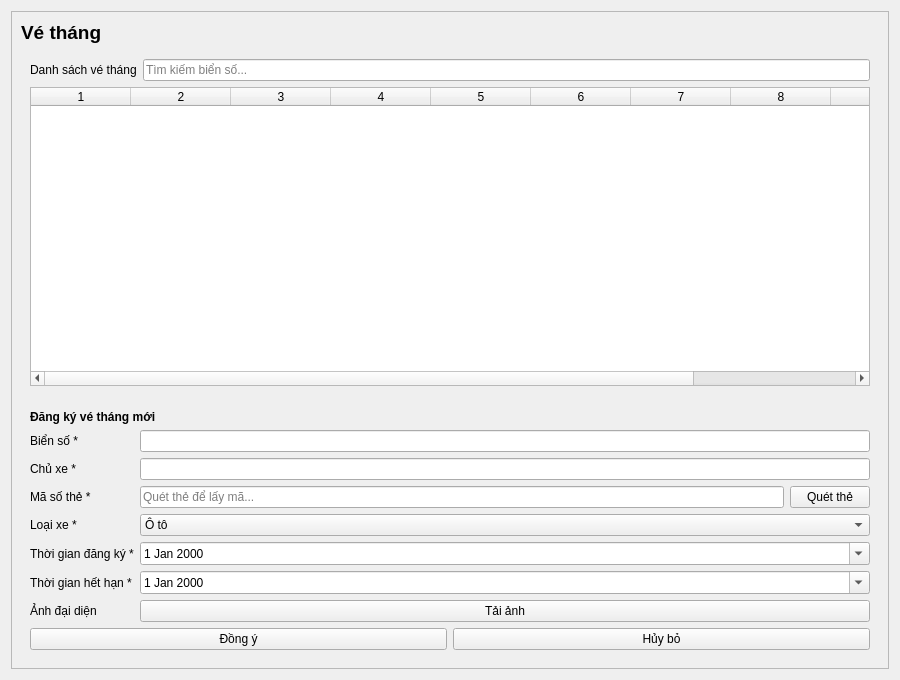
<?xml version="1.0" encoding="UTF-8"?>
<ui version="4.0">
 <class>MonthlyPage</class>
 <widget class="QWidget" name="MonthlyPage">
  <property name="geometry">
   <rect>
    <x>0</x>
    <y>0</y>
    <width>900</width>
    <height>680</height>
   </rect>
  </property>
  <layout class="QVBoxLayout" name="verticalLayout">
   <item>
    <widget class="QScrollArea" name="scrollArea">
     <property name="widgetResizable"><bool>true</bool></property>
     <widget class="QWidget" name="scrollAreaWidgetContents">
      <property name="geometry">
       <rect>
        <x>0</x>
        <y>0</y>
        <width>900</width>
        <height>680</height>
       </rect>
      </property>
      <layout class="QVBoxLayout" name="scrollAreaLayout">
       <item>
        <widget class="QLabel" name="lblTitle">
         <property name="text"><string>Vé tháng</string></property>
         <property name="styleSheet"><string>font-weight:600; font-size:14pt;</string></property>
        </widget>
       </item>
       <!-- Overview: table -->
       <item>
        <widget class="QWidget" name="overviewArea">
         <layout class="QVBoxLayout" name="verticalLayout_overview">
          <item>
           <layout class="QHBoxLayout" name="horizontal_overviewHeader">
            <item>
             <widget class="QLabel" name="lblOverviewTitle">
              <property name="text"><string>Danh sách vé tháng</string></property>
             </widget>
            </item>
            <item>
             <widget class="QLineEdit" name="monthlySearch">
              <property name="placeholderText"><string>Tìm kiếm biển số...</string></property>
             </widget>
            </item>
           </layout>
          </item>
          <item>
           <widget class="QTableWidget" name="monthlyTable">
            <property name="columnCount"><number>10</number></property>
           </widget>
          </item>
         </layout>
        </widget>
       </item>
       <!-- Register form -->
       <item>
        <widget class="QWidget" name="registerArea">
         <layout class="QVBoxLayout" name="verticalLayout_register">
          <item>
           <widget class="QLabel" name="lblRegisterTitle">
            <property name="text"><string>Đăng ký vé tháng mới</string></property>
            <property name="styleSheet"><string>font-weight:600;</string></property>
           </widget>
          </item>
          <item>
           <layout class="QGridLayout" name="gridLayout_register">
            <item row="0" column="0">
             <widget class="QLabel" name="lblNewPlate"><property name="text"><string>Biển số *</string></property></widget>
            </item>
            <item row="0" column="1">
             <widget class="QLineEdit" name="newPlate"/>
            </item>
            <item row="1" column="0">
             <widget class="QLabel" name="lblNewOwner"><property name="text"><string>Chủ xe *</string></property></widget>
            </item>
            <item row="1" column="1">
             <widget class="QLineEdit" name="newOwner"/>
            </item>
            <item row="2" column="0">
             <widget class="QLabel" name="lblNewCard"><property name="text"><string>Mã số thẻ *</string></property></widget>
            </item>
            <item row="2" column="1">
             <layout class="QHBoxLayout" name="horizontalLayout_card">
              <item>
               <widget class="QLineEdit" name="newCardNumber">
                <property name="readOnly"><bool>true</bool></property>
                <property name="placeholderText"><string>Quét thẻ để lấy mã...</string></property>
               </widget>
              </item>
              <item>
               <widget class="QPushButton" name="btnScanCard">
                <property name="text"><string>Quét thẻ</string></property>
                <property name="minimumWidth"><number>100</number></property>
               </widget>
              </item>
             </layout>
            </item>
            <item row="3" column="0">
             <widget class="QLabel" name="lblNewType"><property name="text"><string>Loại xe *</string></property></widget>
            </item>
            <item row="3" column="1">
             <widget class="QComboBox" name="newType">
              <item><property name="text"><string>Ô tô</string></property></item>
              <item><property name="text"><string>Xe máy</string></property></item>
             </widget>
            </item>
            <item row="4" column="0">
             <widget class="QLabel" name="lblNewRegDate"><property name="text"><string>Thời gian đăng ký *</string></property></widget>
            </item>
            <item row="4" column="1">
             <widget class="QDateEdit" name="newRegDate"><property name="calendarPopup"><bool>true</bool></property></widget>
            </item>
            <item row="5" column="0">
             <widget class="QLabel" name="lblNewExpDate"><property name="text"><string>Thời gian hết hạn *</string></property></widget>
            </item>
            <item row="5" column="1">
             <widget class="QDateEdit" name="newExpDate"><property name="calendarPopup"><bool>true</bool></property></widget>
            </item>
            <item row="6" column="0">
             <widget class="QLabel" name="lblNewAvatar"><property name="text"><string>Ảnh đại diện</string></property></widget>
            </item>
            <item row="6" column="1">
             <widget class="QPushButton" name="btnUploadAvatar"><property name="text"><string>Tải ảnh</string></property></widget>
            </item>
           </layout>
          </item>
          <item>
           <layout class="QHBoxLayout" name="horizontal_registerActions">
            <item>
             <widget class="QPushButton" name="btnRegisterSubmit"><property name="text"><string>Đồng ý</string></property></widget>
            </item>
            <item>
             <widget class="QPushButton" name="btnRegisterCancel"><property name="text"><string>Hủy bỏ</string></property></widget>
            </item>
           </layout>
          </item>
         </layout>
        </widget>
       </item>
      </layout>
     </widget>
    </widget>
   </item>
  </layout>
 </widget>
 <resources/>
 <connections/>
</ui>
